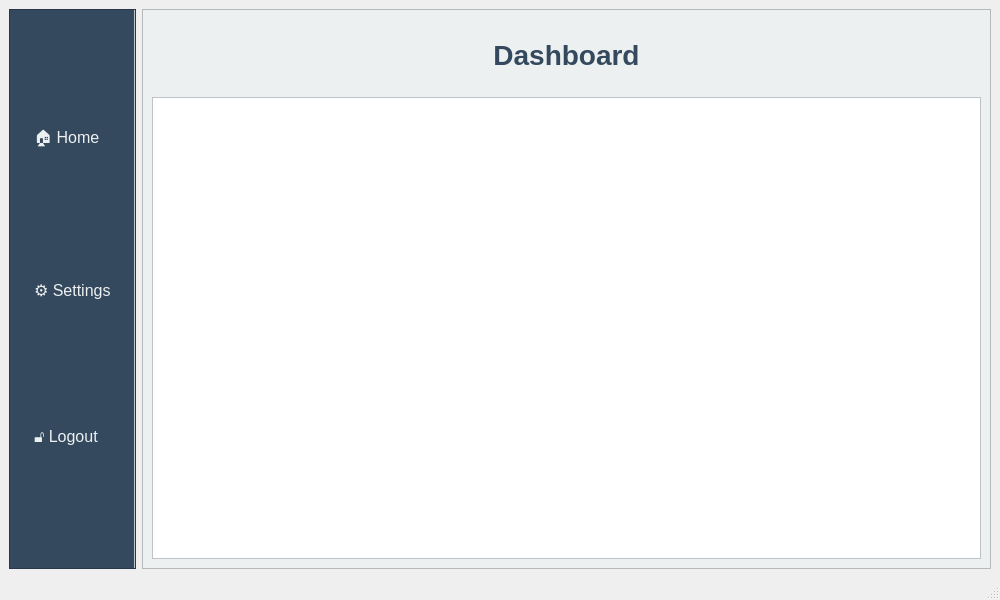
<?xml version="1.0" encoding="UTF-8"?>
<ui version="4.0">
 <class>MainWindow</class>
 <widget class="QMainWindow" name="MainWindow">
  <property name="geometry">
   <rect>
    <x>0</x>
    <y>0</y>
    <width>1000</width>
    <height>600</height>
   </rect>
  </property>
  <property name="windowTitle">
   <string>Dashboard</string>
  </property>
  <widget class="QWidget" name="centralwidget">
   <layout class="QHBoxLayout" name="mainLayout">
    <item>
     <widget class="QFrame" name="sidebar">
      <property name="frameShape">
       <enum>QFrame::StyledPanel</enum>
      </property>
      <property name="styleSheet">
       <string>
        QFrame {
            background-color: #34495E;
            color: white;
            border-right: 2px solid #BDC3C7;
        }
        QPushButton {
            background-color: transparent;
            border: none;
            color: #ECF0F1;
            padding: 15px;
            text-align: left;
            font-size: 16px;
        }
        QPushButton:hover {
            background-color: #1ABC9C;
            border-radius: 5px;
        }
       </string>
      </property>
      <layout class="QVBoxLayout" name="sidebarLayout">
       <item>
        <widget class="QPushButton" name="homeButton">
         <property name="text">
          <string>🏠 Home</string>
         </property>
        </widget>
       </item>
       <item>
        <widget class="QPushButton" name="settingsButton">
         <property name="text">
          <string>⚙️ Settings</string>
         </property>
        </widget>
       </item>
       <item>
        <widget class="QPushButton" name="logoutButton">
         <property name="text">
          <string>🔓 Logout</string>
         </property>
        </widget>
       </item>
       <item>
        <spacer name="verticalSpacer">
         <property name="orientation">
          <enum>Qt::Vertical</enum>
         </property>
         <property name="sizeType">
          <enum>QSizePolicy::Expanding</enum>
         </property>
        </spacer>
       </item>
      </layout>
     </widget>
    </item>
    <item>
     <widget class="QFrame" name="contentArea">
      <property name="frameShape">
       <enum>QFrame::StyledPanel</enum>
      </property>
      <property name="styleSheet">
       <string>
        QFrame {
            background-color: #ECF0F1;
        }
        QLabel {
            font-size: 28px;
            font-weight: bold;
            margin: 20px;
            color: #34495E;
        }
        QTableWidget {
            background-color: #FFFFFF;
            border: 1px solid #BDC3C7;
            font-size: 14px;
        }
        QHeaderView::section {
            background-color: #34495E;
            color: white;
            padding: 5px;
            border: 1px solid #BDC3C7;
        }
       </string>
      </property>
      <layout class="QVBoxLayout" name="contentLayout">
       <item>
        <widget class="QLabel" name="titleLabel">
         <property name="text">
          <string>Dashboard</string>
         </property>
         <property name="alignment">
          <set>Qt::AlignCenter</set>
         </property>
        </widget>
       </item>
       <item>
        <widget class="QTableWidget" name="dataTable"/>
       </item>
      </layout>
     </widget>
    </item>
   </layout>
  </widget>
  <widget class="QStatusBar" name="statusbar"/>
 </widget>
 <resources/>
 <connections/>
</ui>
